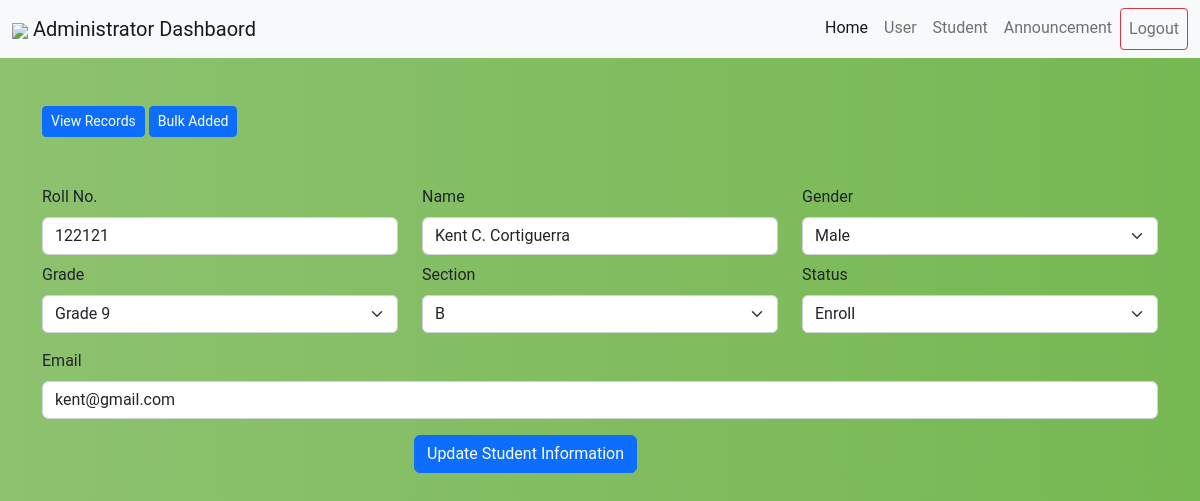
Page /edit_student?id=30 (signed in) on the committed database.
### tables this page shows
CREATE TABLE `studentinformation` (
  `ID` int(11) NOT NULL,
  `ROLLNO` varchar(255) NOT NULL,
  `NAME` varchar(255) NOT NULL,
  `GENDER` varchar(255) NOT NULL,
  `GRADE` varchar(255) NOT NULL,
  `SECTION` varchar(255) NOT NULL,
  `STATUS` varchar(255) NOT NULL,
  `EMAIL` varchar(255) NOT NULL,
  `PASSWORD` varchar(255) NOT NULL
);

### edit_student.php (the view, shortened to what this page needs)
<?php
include 'partials/adminhead.php';
$id = $_GET['id'];
$sql = "SELECT * FROM studentinformation WHERE ID = '$id'";
$result = mysqli_query($conn, $sql);
$row = mysqli_fetch_assoc($result);
$rollno = $row['ROLLNO'];
$name = $row['NAME'];
$grade = $row['GRADE'];
$section = $row['SECTION'];
$status = $row['STATUS'];
$gender = $row['GENDER'];
$email = $row['EMAIL'];
?>
<div class="container mt-5">
    <a href="student" class="btn btn-sm btn-primary">View Records</a>
    <a href="" class="btn btn-sm btn-primary">Bulk Added</a>
    <form action="controllers/control" method="post">
    <div class="row mt-5">
        <div class="col-lg-4">
           <div class="mb-2">
                <label for="rollno" class="form-label">Roll No.</label>
                <input type="text" name="rollno" id="rollno" class="form-control" value="<?php echo $rollno?>" required>
           </div>
           <div class="mb-3">
            <label for="grade" class="form-label">Grade</label>
            <select name="grade" id="grade" class="form-select">
                <option value="GRADE 9" <?php if($grade == 'GRADE 9'){ echo 'selected';}?>>Grade 9</option>
            </select>
           </div>
        </div>
        <div class="col-lg-4">
            <div class="mb-2">
                <label for="name" class="form-label">Name</label>
                <input type="text" name="name" id="name" class="form-control" value="<?php echo $name?>" required>
            </div>
            <div class="mb-3">
                <label for="section" class="form-label">Section</label>
                <select name="section" id="section" class="form-select">
                    <option value="B"<?php if($section =='B'){ echo 'selected';}?>>B</option>
                </select>
            </div>
        </div>
        <div class="col-lg-4">
            <div class="mb-2">
                <label for="gender" class="form-label">Gender</label>
                <select name="gender" id="gender" class="form-select">
                    <option value="Male"<?php if($gender == 'Male'){ echo 'selected';}?>>Male</option>
                </select>
            </div>
            <div class="mb-3">
                <label for="status" class="form-label">Status</label>
                <select name="status" id="status" class="form-select">
                    <option value="ACTIVE" <?php if($status == 'ACTIVE'){ echo 'selected';}?>>Enroll</option>
                </select>
            </div>
        </div>
         <div class="mb-3">
            <label for="" class="form-label">Email</label>
            <input type="text" name="email" id="email" class="form-control" value="<?php echo $email?>" required>
         </div>
        <div class="row">
            <div class="col"></div>
            <div class="col d-flex">
                <button type="submit" name="updateStudent" class="btn btn-primary">Update Student Information</button>
            </div>
            <div class="col"></div>
        </div>
    </div></form>
</div>
<?php
include 'partials/adminfoot.php';
?>

### partials/adminhead.php (style rules this page uses)
body { background: #76b852; background: -webkit-linear-gradient(right, #76b852, #8DC26F); background: -moz-linear-gradient(right, #76b852, #8DC26F); background: -o-linear-gradient(right, #76b852, #8DC26F); background: linear-gradient(to left, #76b852, #8DC26F); font-family: "Roboto", sans-serif; -webkit-font-smoothing: antialiased; -moz-osx-font-smoothing: grayscale; }

### rows in the picture
studentinformation: rollno "122121", grade "Grade 9", name "Kent C. Cortiguerra", section "B", gender "Male", status "Enroll", email "kent@gmail.com"
